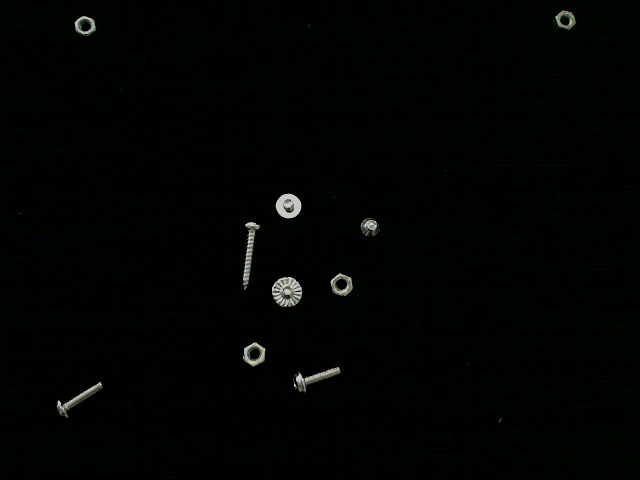
//> input picture Image detect/img/bolts_nuts_1.jpg, 640 x 480 px
$ ./FindObjectLayout img/bolts_nuts_1.jpg all   (built with g++ and OpenCV 4)
//> lines starting //> are read from the running program, lines starting //| are printed output that depends on the picture; after the words box and inside, x2 and y2 are one past the last pixel; in counts of white or black regions, pixels touching at a corner belong together

#include <cv.h>
#include <cxcore.h>
#include <iostream>
#include <stdio.h>
#include <opencv2/core/core.hpp>
#include <opencv2/opencv.hpp>
#include <opencv2/highgui/highgui.hpp>
#include <opencv2/imgcodecs.hpp>

using namespace std;
using namespace cv;
//using namespace chrono;

//define  pixelGrey( image , x , y ) image.data[ image.step[0] ✯ y+image.step[1] ✯ x]


int main(int argc, char** argv)
{

     //声明IplImage指针
    IplImage* pImg = NULL;
    IplImage* pContourImg = NULL;
    CvMemStorage * storage = cvCreateMemStorage(0);
    CvSeq * contour = 0;
    int mode = CV_RETR_EXTERNAL;// CV_RETR_EXTERNAL
    unsigned th=0;
    if( argc == 3)
        if(strcmp(argv[2], "all") == 0)
            mode = CV_RETR_CCOMP; //内外轮廓都检测
    //创建窗口
    cvNamedWindow("src", 1);
    cvNamedWindow("contour",1);
    //载入图像，强制转化为Gray
    if( argc >= 2 && (pImg = cvLoadImage( argv[1], 0)) != 0 )
    {
        cvShowImage( "src", pImg );
        //为轮廓显示图像申请空间
        //3通道图像，以便用彩色显示
        pContourImg = cvCreateImage(cvGetSize(pImg),IPL_DEPTH_8U,3);
        //copy source image and convert it to BGR image
        cvCvtColor(pImg, pContourImg, CV_GRAY2BGR);
        cvCanny(pImg, pImg, 50, 150, 5);
        int Num=cvFindContours( pImg, storage, &contour, sizeof(CvContour), mode, CV_CHAIN_APPROX_SIMPLE);
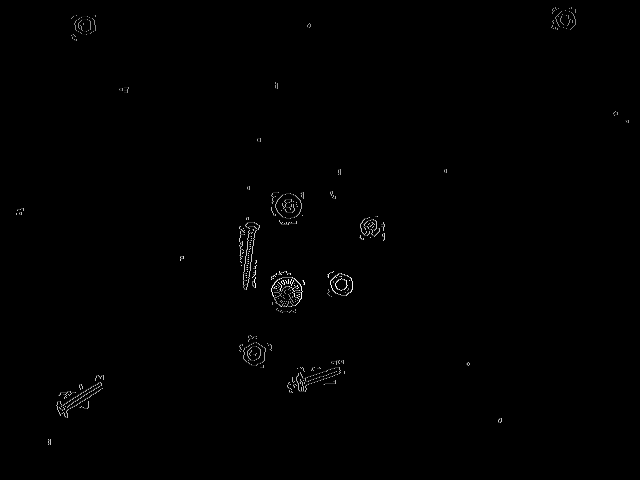
//> pImg: 480 rows x 640 cols, CV_8UC1; min 0, max 255, mean 1.1
//> contour = 147 contours, 133 with area under 20; largest, box (x1, y1, x2, y2) and area: (271, 277, 303, 307) 712, (275, 193, 302, 219) 500, (243, 342, 266, 366) 389, (330, 273, 353, 296) 374, (74, 16, 96, 35) 296; Num = 195
        std::cout<<"The number of Contours is:"<<Num<<std::endl;
//| The number of Contours is:195
        for(;contour!=0;contour=contour->h_next)
        {
            printf("***************************************************\n");
            for(int i=0;i<contour->total;i++)
            {
                CvPoint* p=(CvPoint*)cvGetSeqElem(contour,i);
                printf("p->x=%d,p->y=%d\n",p->x,p->y);
            }
            //将轮廓画出
            cvDrawContours(pContourImg, contour, CV_RGB(255,0,0), CV_RGB(0, 255, 0), 0, 2, 0);
        }
//> this loop made 147 passes
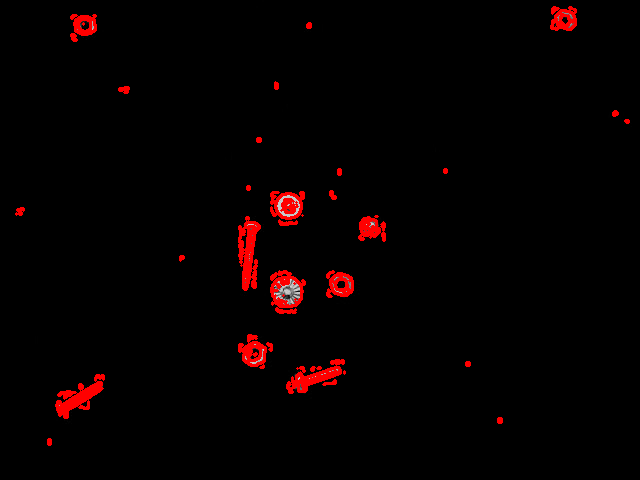
//> pContourImg: 480 rows x 640 cols, CV_8UC3; mean B, G, R 0.4, 0.4, 6.5
//> after the loop, contour = 0 contours
    }
    else
    {
        //销毁窗口
        cvDestroyWindow( "src" );
        cvDestroyWindow( "contour" );
        cvReleaseMemStorage(&storage);
        return -1;
    }
    //显示图像
    cvShowImage( "contour", pContourImg );
    cvWaitKey(0);
    //销毁窗口
    cvDestroyWindow( "src" );
    cvDestroyWindow( "contour" );
    //释放图像
    cvReleaseImage( &pImg );
    cvReleaseImage( &pContourImg );
    cvReleaseMemStorage(&storage);
    return 0;
}

$ run again, on Image detect/img/bolts_nuts_13.jpg
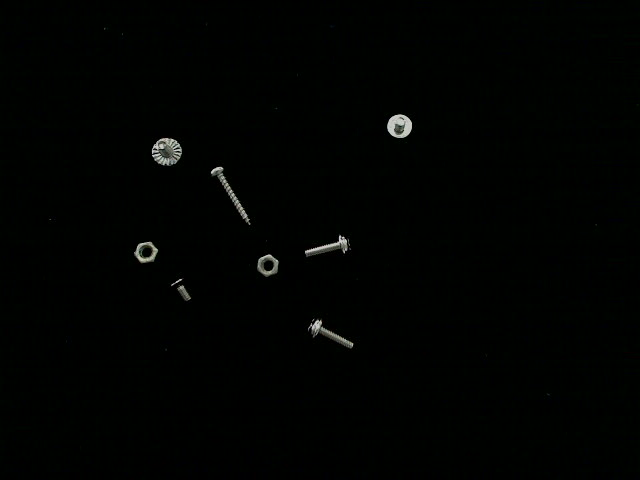
//> input picture Image detect/img/bolts_nuts_13.jpg, 640 x 480 px
//> `int Num=cvFindContours( pImg, storage, &contour, sizeof(CvContour), mo..`:
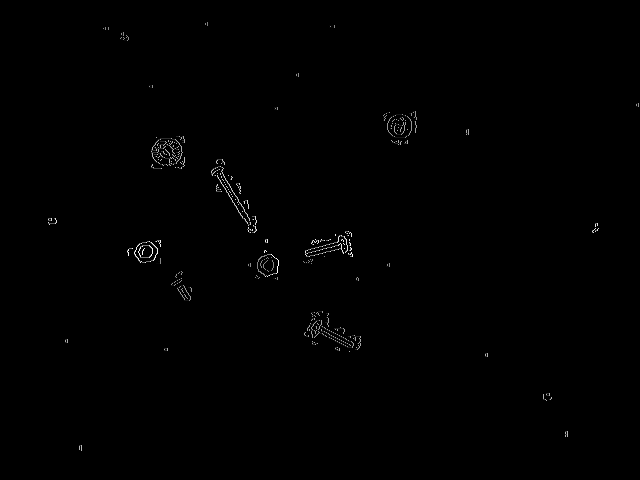
//> pImg: 480 rows x 640 cols, CV_8UC1; min 0, max 255, mean 1
//> `int Num=cvFindContours( pImg, storage, &contour, sizeof(CvContour), mo..`: contour = 136 contours, 125 with area under 20; largest, box (x1, y1, x2, y2) and area: (151, 138, 183, 166) 656, (387, 114, 412, 138) 464, (134, 241, 158, 263) 361, (257, 254, 279, 277) 352, (305, 235, 348, 257) 147; Num = 181
//| The number of Contours is:181
//> the loop `for(;contour!=0;contour=contour->h_next)` made 136 passes
//> after the loop `for(;contour!=0;contour=contour->h_next)`:
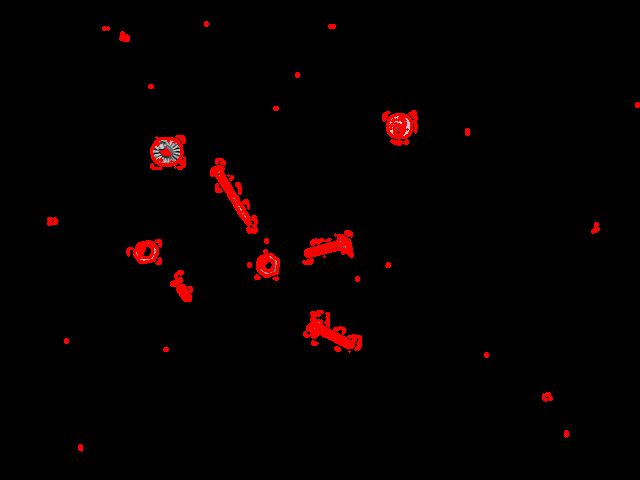
//> pContourImg: 480 rows x 640 cols, CV_8UC3; mean B, G, R 0.3, 0.3, 5.6
//> after the loop `for(;contour!=0;contour=contour->h_next)`: contour = 0 contours

$ run again, on Image detect/img/bolts_nuts_15.jpg
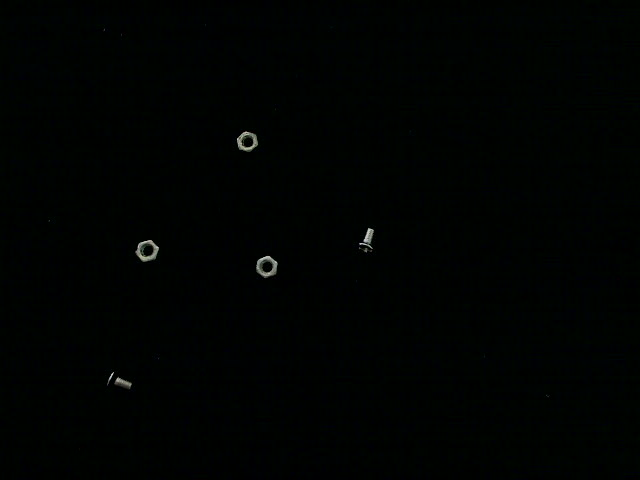
//> input picture Image detect/img/bolts_nuts_15.jpg, 640 x 480 px
//> `int Num=cvFindContours( pImg, storage, &contour, sizeof(CvContour), mo..`:
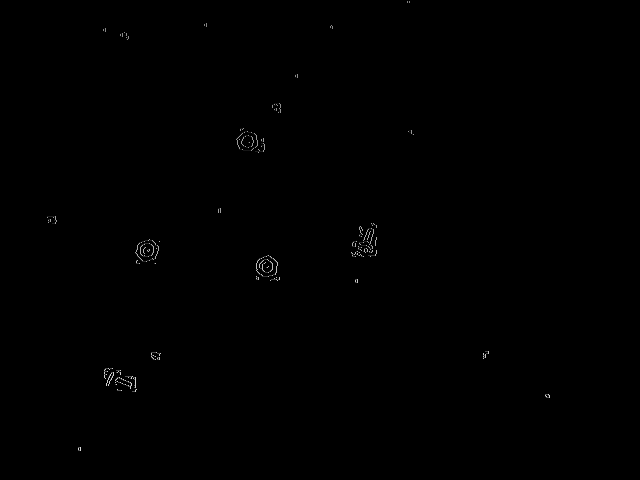
//> pImg: 480 rows x 640 cols, CV_8UC1; min 0, max 218, mean 0.4
//> `int Num=cvFindContours( pImg, storage, &contour, sizeof(CvContour), mo..`: contour = 60 contours, 52 with area under 20; largest, box (x1, y1, x2, y2) and area: (135, 239, 159, 262) 364, (256, 255, 278, 277) 344, (236, 131, 258, 151) 312, (140, 243, 154, 257) 148, (359, 228, 374, 250) 137, (259, 259, 273, 273) 130, (241, 135, 254, 148) 111, (115, 377, 132, 389) 66; Num = 89
//| The number of Contours is:89
//> the loop `for(;contour!=0;contour=contour->h_next)` made 60 passes
//> contour on passes 49 to 56: 12 contours, all with area under 20, 11 contours, all with area under 20, 10 contours, all with area under 20, 9 contours, all with area under 20, 8 contours, all with area under 20, 7 contours, all with area under 20, 6 contours, all with area under 20, 5 contours, all with area under 20
//> (printed output is left out)
//> after the loop `for(;contour!=0;contour=contour->h_next)`:
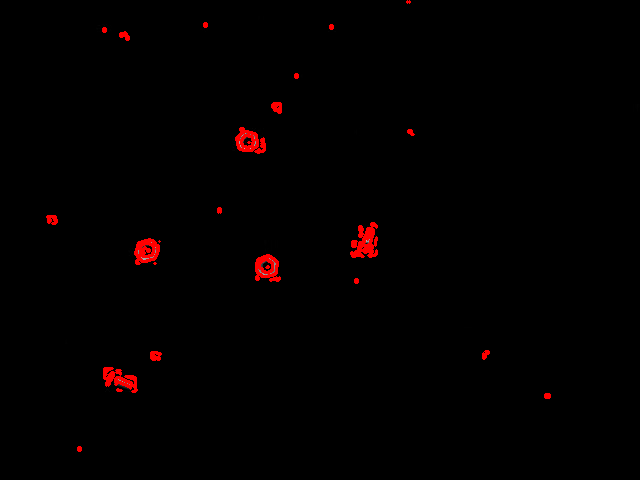
//> pContourImg: 480 rows x 640 cols, CV_8UC3; mean B, G, R 0.1, 0.1, 2.7
//> after the loop `for(;contour!=0;contour=contour->h_next)`: contour = 0 contours

$ run again, on Image detect/img/bolts_nuts_17.jpg
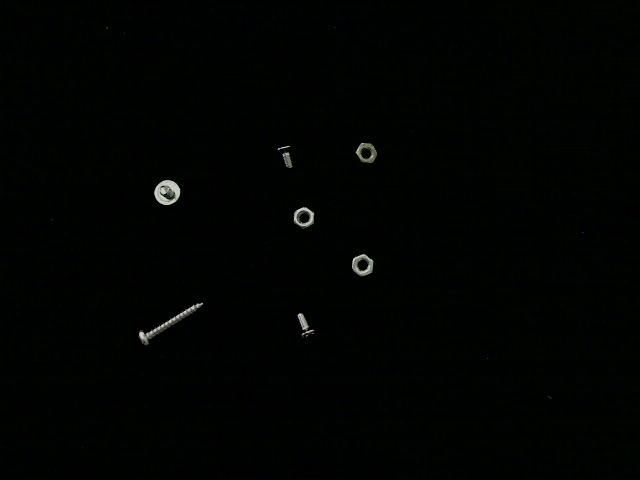
//> input picture Image detect/img/bolts_nuts_17.jpg, 640 x 480 px
//> `int Num=cvFindContours( pImg, storage, &contour, sizeof(CvContour), mo..`:
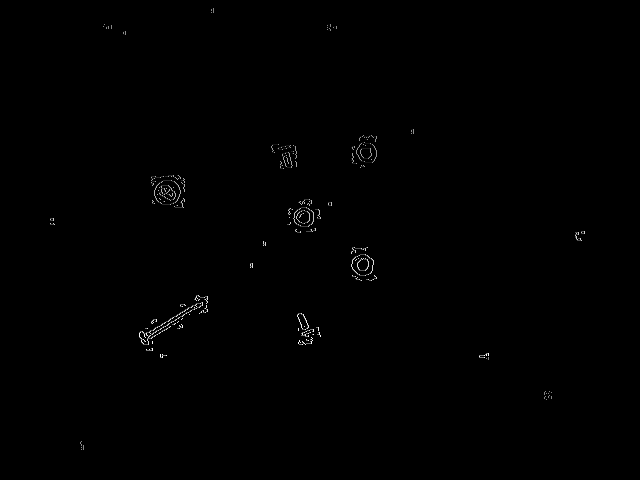
//> pImg: 480 rows x 640 cols, CV_8UC1; min 0, max 255, mean 0.8
//> `int Num=cvFindContours( pImg, storage, &contour, sizeof(CvContour), mo..`: contour = 97 contours, 85 with area under 20; largest, box (x1, y1, x2, y2) and area: (154, 180, 181, 205) 502, (351, 254, 374, 276) 361, (139, 302, 203, 345) 320, (356, 142, 377, 163) 318, (293, 207, 314, 227) 308; Num = 134
//| The number of Contours is:134
//> the loop `for(;contour!=0;contour=contour->h_next)` made 97 passes
//> after the loop `for(;contour!=0;contour=contour->h_next)`:
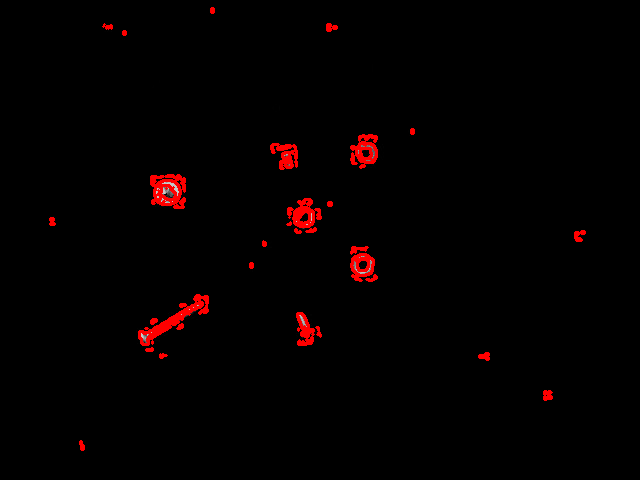
//> pContourImg: 480 rows x 640 cols, CV_8UC3; mean B, G, R 0.2, 0.2, 4.5
//> after the loop `for(;contour!=0;contour=contour->h_next)`: contour = 0 contours
